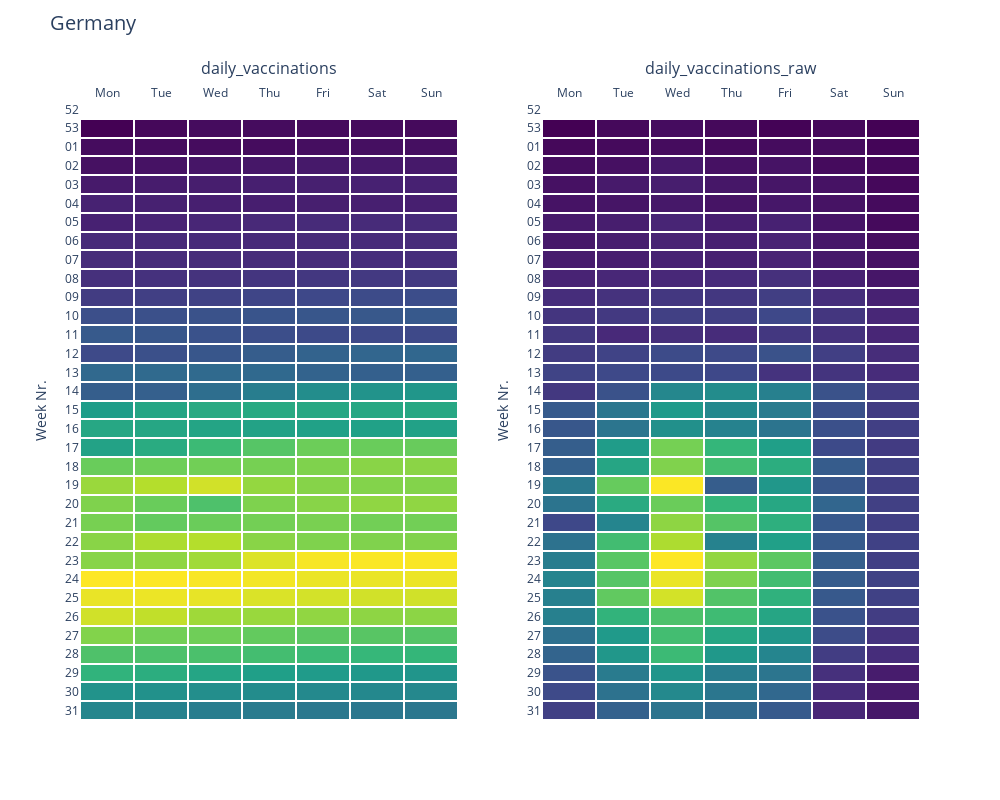

Notebook cell for this chart:
### Markdown cell above
For Germany, it appears June was the period with the highest daily vaccination average. In contrast to the United States, most of the vaccinations happened in the middle of the week, whereas the weekends are the days with the less number of vaccinations.

### Code cell
country_heatmap('Germany')

### Figure 1 — Plotly figure (JSON) as saved in the notebook; plotly's stock layout.template omitted (floating-point values rounded to 4 significant figures; data arrays with more than 128 entries replaced by an {"elided": "..."} marker saying what was removed)
{"data": [{"colorscale": [[0, "#440154"], [0.1111, "#482878"], [0.2222, "#3e4989"], [0.3333, "#31688e"], [0.4444, "#26828e"], [0.5556, "#1f9e89"], [0.6667, "#35b779"], [0.7778, "#6ece58"], [0.8889, "#b5de2b"], [1, "#fde725"]], "hovertemplate": "Weekday: %{x}<br>Week number: %{y}<br>Vaccinations: %{z}<br>Date: %{text}<extra></extra>", "showscale": false, "text": {"elided": "225 str values"}, "type": "heatmap", "x": {"elided": "225 int values"}, "xaxis": "x", "xgap": 2, "y": {"elided": "225 str values"}, "yaxis": "y", "ygap": 2, "z": {"elided": "225 int values"}}, {"colorscale": [[0, "#440154"], [0.1111, "#482878"], [0.2222, "#3e4989"], [0.3333, "#31688e"], [0.4444, "#26828e"], [0.5556, "#1f9e89"], [0.6667, "#35b779"], [0.7778, "#6ece58"], [0.8889, "#b5de2b"], [1, "#fde725"]], "hovertemplate": "Weekday: %{x}<br>Week number: %{y}<br>Vaccinations: %{z}<br>Date: %{text}<extra></extra>", "showscale": false, "text": {"elided": "225 str values"}, "type": "heatmap", "x": {"elided": "225 int values"}, "xaxis": "x2", "xgap": 2, "y": {"elided": "225 str values"}, "yaxis": "y2", "ygap": 2, "z": {"elided": "225 int values"}}], "layout": {"annotations": [{"font": {"size": 16}, "showarrow": false, "text": "daily_vaccinations", "x": 0.225, "xanchor": "center", "xref": "paper", "y": 1.03, "yanchor": "bottom", "yref": "paper"}, {"font": {"size": 16}, "showarrow": false, "text": "daily_vaccinations_raw", "x": 0.775, "xanchor": "center", "xref": "paper", "y": 1.03, "yanchor": "bottom", "yref": "paper"}], "height": 800, "plot_bgcolor": "rgb(255,255,255)", "title": {"font": {"size": 20}, "text": "Germany", "y": 0.98}, "width": 1000, "xaxis": {"anchor": "y", "domain": [0, 0.45], "side": "top", "tickmode": "array", "ticktext": ["Mon", "Tue", "Wed", "Thu", "Fri", "Sat", "Sun"], "tickvals": [0, 1, 2, 3, 4, 5, 6], "title": {"text": ""}}, "xaxis2": {"anchor": "y2", "domain": [0.55, 1], "side": "top", "tickmode": "array", "ticktext": ["Mon", "Tue", "Wed", "Thu", "Fri", "Sat", "Sun"], "tickvals": [0, 1, 2, 3, 4, 5, 6], "title": {"text": ""}}, "yaxis": {"anchor": "x", "autorange": "reversed", "domain": [0, 1], "title": {"text": "Week Nr."}}, "yaxis2": {"anchor": "x2", "autorange": "reversed", "domain": [0, 1], "title": {"text": "Week Nr."}}}}
